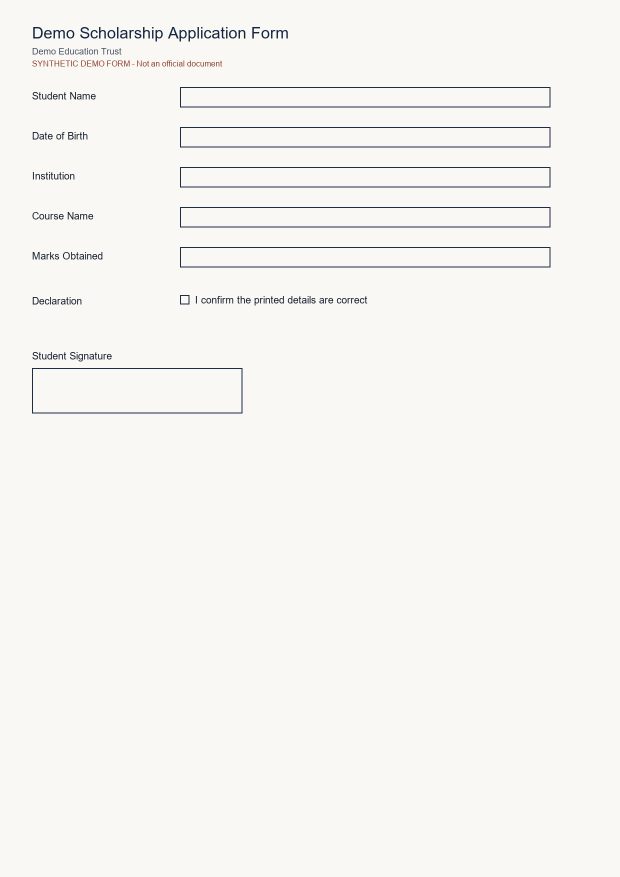
#> input picture backend/data/uploads/10ff21fc-efd4-4936-8c27-11c65d65450c.png, 1240 x 1754 px (shown at 1/2 size); its folder holds only this picture in this run
$ python -i image_service.py   (imports and definitions only)
#> lines starting #> are read from the running program, lines starting #| are printed output that depends on the picture; after the words box and inside, x2 and y2 are one past the last pixel; in counts of white or black regions, pixels touching at a corner belong together
from __future__ import annotations

import logging
from dataclasses import dataclass
from pathlib import Path

import cv2
import numpy as np

logger = logging.getLogger(__name__)

# Indic and Arabic scripts carry their meaning in small marks -- vowel signs, nuqtas,
# dots above and below -- that disappear first when a page is downscaled. 1800 was enough
# for Latin and too tight for the rest.
MAX_OCR_DIMENSION = 2400

# A page boundary covers most of the frame and reaches all four edges. Anything smaller
# is an element inside the document -- usually a ruled table -- and cropping to it
# silently deletes the rest of the form.
MIN_DOCUMENT_AREA_RATIO = 0.60
EDGE_INSET_RATIO = 0.12
# Above this the image already *is* the page, so warping it would only resample the text.
FULL_PAGE_AREA_RATIO = 0.97


@dataclass
class PreprocessResult:
    processed_path: str
    detection_succeeded: bool
    original_width: int
    original_height: int
    processed_width: int
    processed_height: int


class ImageService:
    def load(self, path: str) -> np.ndarray:
        image = cv2.imdecode(np.fromfile(path, dtype=np.uint8), cv2.IMREAD_COLOR)
        if image is None:
            image = cv2.imread(path)
        if image is None:
            raise ValueError("The image could not be read. Please upload a PNG, JPG, JPEG, or WEBP file.")
        return image

    def save(self, image: np.ndarray, path: str) -> None:
        Path(path).parent.mkdir(parents=True, exist_ok=True)
        extension = Path(path).suffix.lower() or ".png"
        success, encoded = cv2.imencode(extension, image)
        if not success:
            success, encoded = cv2.imencode(".png", image)
            path = str(Path(path).with_suffix(".png"))
        encoded.tofile(path)

    def apply_exif(self, source_path: str) -> None:
        try:
            from PIL import Image, ImageOps

            with Image.open(source_path) as image:
#> image is the input picture: PIL image 1240x1754 RGB; mean R, G, B 247.2, 245.3, 242.6
                corrected = ImageOps.exif_transpose(image)
                if corrected is not None and corrected.size != image.size:
                    corrected.save(source_path)
        except Exception:
            logger.debug("EXIF orientation correction skipped")

    def preprocess(self, source_path: str, destination_path: str) -> PreprocessResult:
        self.apply_exif(source_path)
        original = self.load(source_path)
        original_height, original_width = original.shape[:2]
        working = self._resize_if_needed(original)
        detection_succeeded = False
        warped = working
        try:
            contour = self._largest_document_contour(working)
            if contour is not None:
                warped = self._perspective_transform(working, contour)
                detection_succeeded = True
        except Exception:
            logger.exception("Document contour detection failed; using original image")
            warped = working
            detection_succeeded = False

        enhanced = self._enhance_for_ocr(warped)
        self.save(enhanced, destination_path)
        processed = self.load(destination_path)
        processed_height, processed_width = processed.shape[:2]
        return PreprocessResult(
            processed_path=destination_path,
            detection_succeeded=detection_succeeded,
            original_width=original_width,
            original_height=original_height,
            processed_width=processed_width,
            processed_height=processed_height,
        )

    def _resize_if_needed(self, image: np.ndarray) -> np.ndarray:
        height, width = image.shape[:2]
        longest = max(height, width)
        if longest <= MAX_OCR_DIMENSION:
            return image
        scale = MAX_OCR_DIMENSION / float(longest)
        return cv2.resize(image, (int(width * scale), int(height * scale)), interpolation=cv2.INTER_AREA)

    def _largest_document_contour(self, image: np.ndarray) -> np.ndarray | None:
        """Find the page's own edge, for a photograph of a document on a background.

        Only the page edge. A form is full of large four-sided shapes -- every ruled table
        is one -- and cropping to one of those throws away the rest of the document. On a
        Kannada electoral form the two-column table won this contest and the processed
        page lost its title, its first three fields and its entire lower half, which then
        looked like a field-detection failure rather than a cropping one.

        So a candidate must behave like a page boundary: cover most of the image, and
        reach close to all four edges. An interior table satisfies neither.
        """
        gray = cv2.cvtColor(image, cv2.COLOR_BGR2GRAY)
        blurred = cv2.GaussianBlur(gray, (5, 5), 0)
        edges = cv2.Canny(blurred, 50, 150)
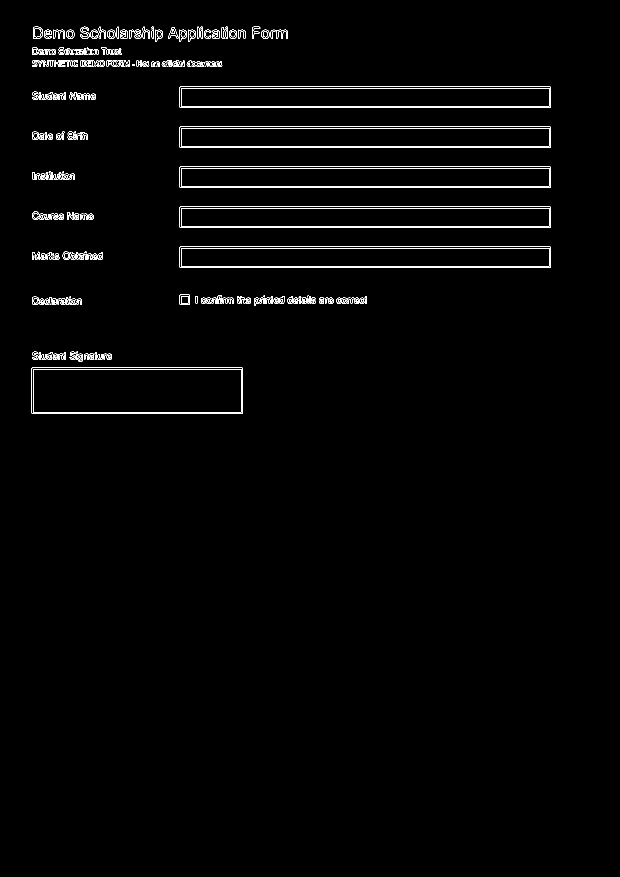
#> edges: shape (1754, 1240) (shown at 1/2 size); 1.4% white in thin lines or dots, all inside (x1, y1, x2, y2) = (63, 53, 1102, 828)
        edges = cv2.dilate(edges, np.ones((3, 3), np.uint8), iterations=1)
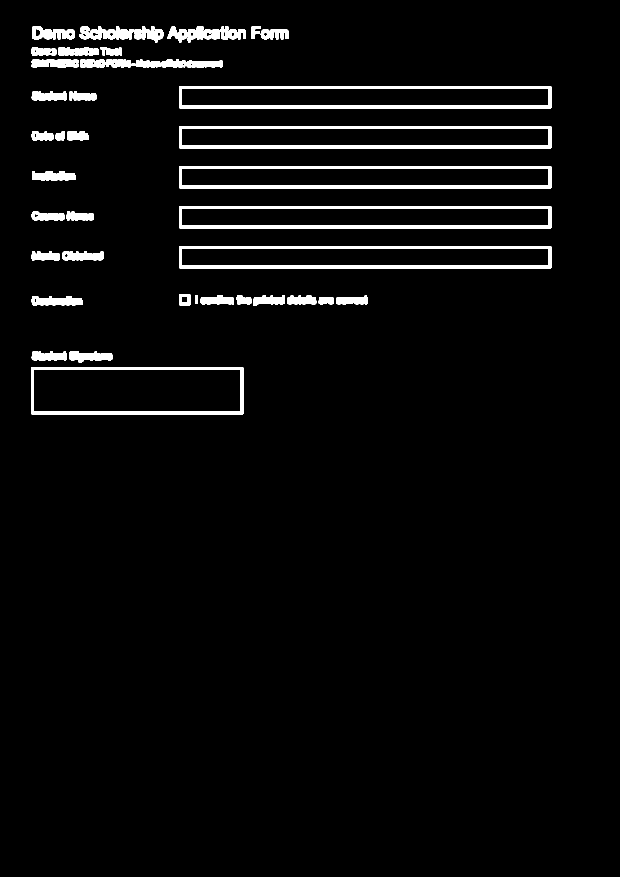
#> edges: shape (1754, 1240) (shown at 1/2 size); 4% white; 48 white regions
        contours, _ = cv2.findContours(edges, cv2.RETR_EXTERNAL, cv2.CHAIN_APPROX_SIMPLE)
#> contours = 48 contours; largest, box (x1, y1, x2, y2) and area: (62, 734, 487, 829) 39854, (358, 492, 1103, 537) 32734, (358, 412, 1103, 457) 32734, (358, 332, 1103, 377) 32734, (358, 252, 1103, 297) 32734
        if not contours:
            return None
        height, width = image.shape[:2]
        image_area = float(height * width)
        best = None
        best_area = 0.0
        for contour in contours:
            peri = cv2.arcLength(contour, True)
            approx = cv2.approxPolyDP(contour, 0.02 * peri, True)
            area = cv2.contourArea(approx)
            if len(approx) != 4 or area <= best_area:
                continue
            if area < MIN_DOCUMENT_AREA_RATIO * image_area:
                continue
            x, y, w, h = cv2.boundingRect(approx)
            reaches_edges = (
                x <= EDGE_INSET_RATIO * width
                and y <= EDGE_INSET_RATIO * height
                and x + w >= (1.0 - EDGE_INSET_RATIO) * width
                and y + h >= (1.0 - EDGE_INSET_RATIO) * height
            )
            if not reaches_edges:
                continue
            if area > FULL_PAGE_AREA_RATIO * image_area:
                # Already a flat, full-bleed page: a rendered PDF, or a scan with no
                # visible margin. Warping it would only resample and blur the text.
                continue
            best = approx
            best_area = area
#> this loop made 48 passes
#> (peri, area) on passes 2, 3, 4, 5, 6, 7, 9, 10: (260.8, 1186), (212.7, 940), (98.04, 356.5), (280.2, 1483), (187.3, 748.5), (102.6, 358), (160.2, 856), (205.8, 836)
        return best

    # [25 lines left out: functions _order_points, _perspective_transform, not called in this run]

    def _enhance_for_ocr(self, image: np.ndarray) -> np.ndarray:
        gray = cv2.cvtColor(image, cv2.COLOR_BGR2GRAY)
        # A rendered or cleanly scanned page is already black ink on white paper.
        # Denoising and a second threshold break Urdu and Hindi strokes; Tesseract
        # reads the grayscale page itself far more accurately. Photographs of a
        # form on a desk are darker and still take the cleanup below.
        if float((gray > 200).mean()) > 0.85:
            return cv2.cvtColor(self._deskew(gray), cv2.COLOR_GRAY2BGR)
        denoised = cv2.fastNlMeansDenoising(gray, None, 15, 7, 21)
        clahe = cv2.createCLAHE(clipLimit=2.0, tileGridSize=(8, 8))
        contrasted = clahe.apply(denoised)
        deskewed = self._deskew(contrasted)
        binary = cv2.adaptiveThreshold(
            deskewed,
            255,
            cv2.ADAPTIVE_THRESH_GAUSSIAN_C,
            cv2.THRESH_BINARY,
            31,
            11,
        )
        return cv2.cvtColor(binary, cv2.COLOR_GRAY2BGR)

    def _deskew(self, gray: np.ndarray) -> np.ndarray:
        angle = self._estimate_skew(gray)
        if abs(angle) < 0.2:
            return gray
        height, width = gray.shape[:2]
        matrix = cv2.getRotationMatrix2D((width / 2, height / 2), angle, 1.0)
        return cv2.warpAffine(gray, matrix, (width, height), flags=cv2.INTER_CUBIC, borderMode=cv2.BORDER_REPLICATE)

    @staticmethod
    def _estimate_skew(gray: np.ndarray, max_angle: float = 15.0) -> float:
        """Projection-profile skew search: text rows and form lines produce the sharpest
        horizontal profile when the page is level. Scanned pages rarely contain pure white,
        so ink is isolated with a local threshold instead of a global one."""
#> called with max_angle = 15
        height, width = gray.shape[:2]
        scale = min(1.0, 900 / float(max(height, width)))
        small = cv2.resize(gray, (max(1, int(width * scale)), max(1, int(height * scale))), interpolation=cv2.INTER_AREA)
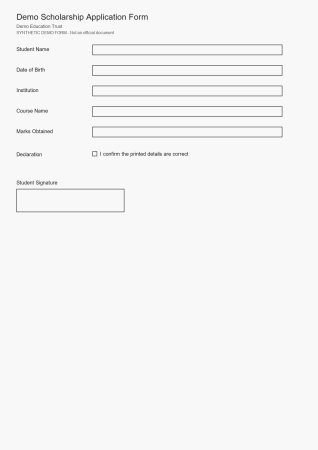
#> small: shape (900, 636) (shown at 1/2 size); min 34, max 248, mean 245.3
        ink = cv2.adaptiveThreshold(small, 255, cv2.ADAPTIVE_THRESH_MEAN_C, cv2.THRESH_BINARY_INV, 31, 15)
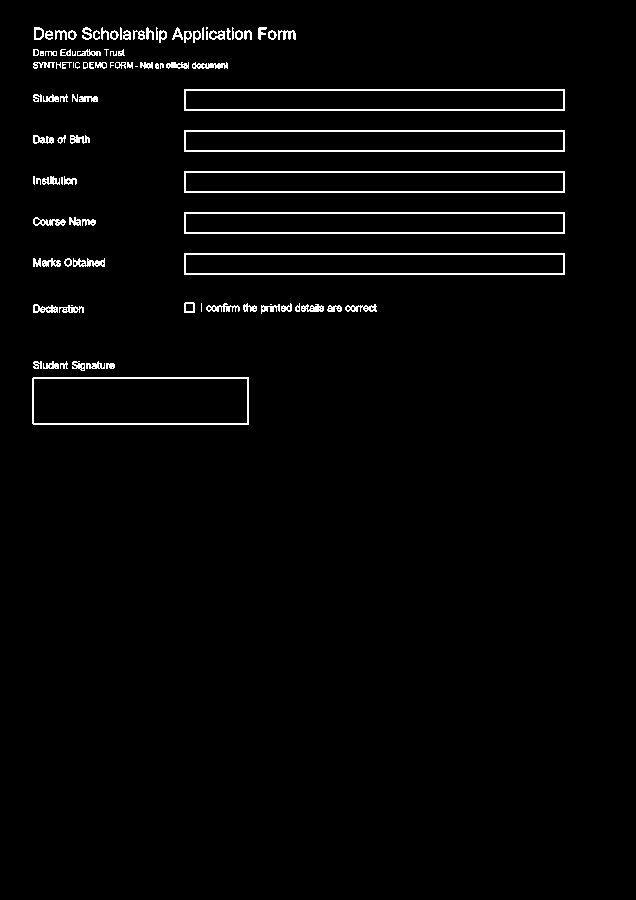
#> ink: shape (900, 636); 2.5% white in thin lines or dots, all inside (x1, y1, x2, y2) = (32, 27, 565, 425)
        if cv2.countNonZero(ink) < 50:
            return 0.0
        h, w = ink.shape[:2]
        center = (w / 2, h / 2)

        def score(angle: float) -> float:
#> called with angle = -15
            matrix = cv2.getRotationMatrix2D(center, angle, 1.0)
            rotated = cv2.warpAffine(ink, matrix, (w, h), flags=cv2.INTER_NEAREST, borderValue=0)
#> rotated: shape (900, 636); 2.4% white in thin lines or dots, all inside (x1, y1, x2, y2) = (49, 0, 636, 408)
            profile = rotated.sum(axis=1, dtype=np.float64)
#> profile = 900 values, max 17340 at index 301, min 0 at index 58, mean 3838
            return float(np.square(np.diff(profile)).sum())

        coarse = max(np.arange(-max_angle, max_angle + 0.01, 0.5), key=score)
#> in score (call 38), `matrix = cv2.getRotationMatrix2D(center, angle, 1.0)`: matrix = [[0.998, 0.061, -26.88], [-0.061, 0.998, 20.25]]
#> in score (call 38), `rotated = cv2.warpAffine(ink, matrix, (w, h), flags=cv2.INTER_NEAREST,..`:
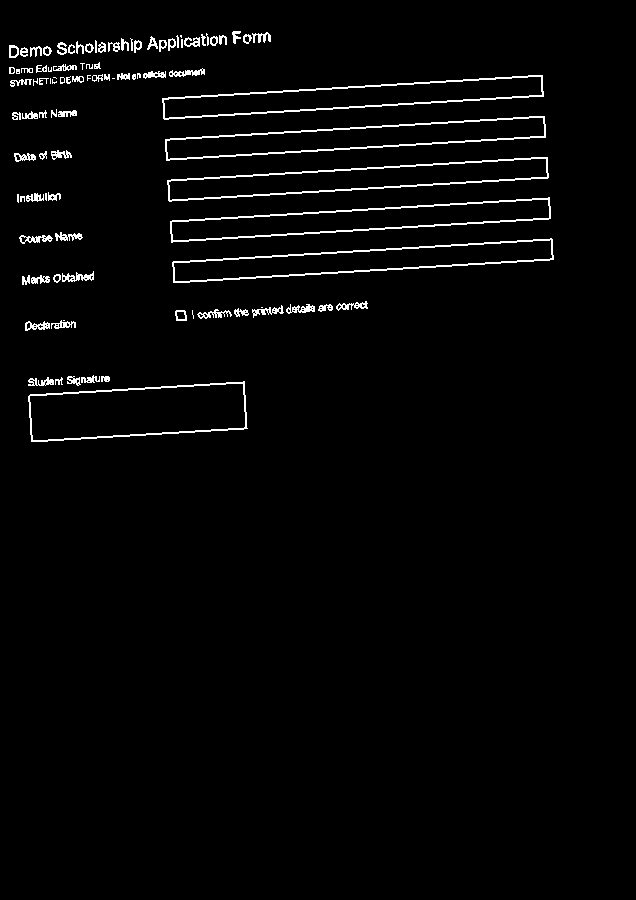
#> rotated: shape (900, 636); 2.5% white in thin lines or dots, all inside (x1, y1, x2, y2) = (9, 31, 554, 442)
#> in score (call 38), `profile = rotated.sum(axis=1, dtype=np.float64)`: profile = 900 values, max 25755 at index 240, min 0 at index 0, mean 4039.2
#> in score (call 39), `matrix = cv2.getRotationMatrix2D(center, angle, 1.0)`: matrix = [[0.998, 0.0698, -30.62], [-0.0698, 0.998, 23.28]]
#> in score (call 39), `rotated = cv2.warpAffine(ink, matrix, (w, h), flags=cv2.INTER_NEAREST,..`:
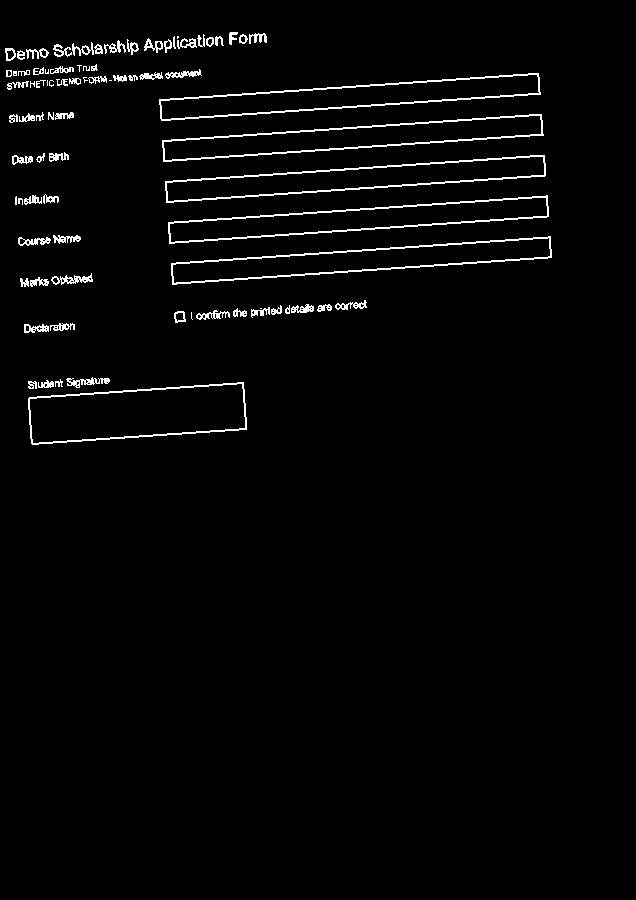
#> rotated: shape (900, 636); 2.5% white in thin lines or dots, all inside (x1, y1, x2, y2) = (5, 32, 552, 445)
#> in score (call 39), `profile = rotated.sum(axis=1, dtype=np.float64)`: profile = 900 values, max 27285 at index 116, min 0 at index 0, mean 4038.9
#> in score (call 40), `matrix = cv2.getRotationMatrix2D(center, angle, 1.0)`: matrix = [[0.997, 0.0785, -34.33], [-0.0785, 0.997, 26.34]]
#> in score (call 40), `rotated = cv2.warpAffine(ink, matrix, (w, h), flags=cv2.INTER_NEAREST,..`:
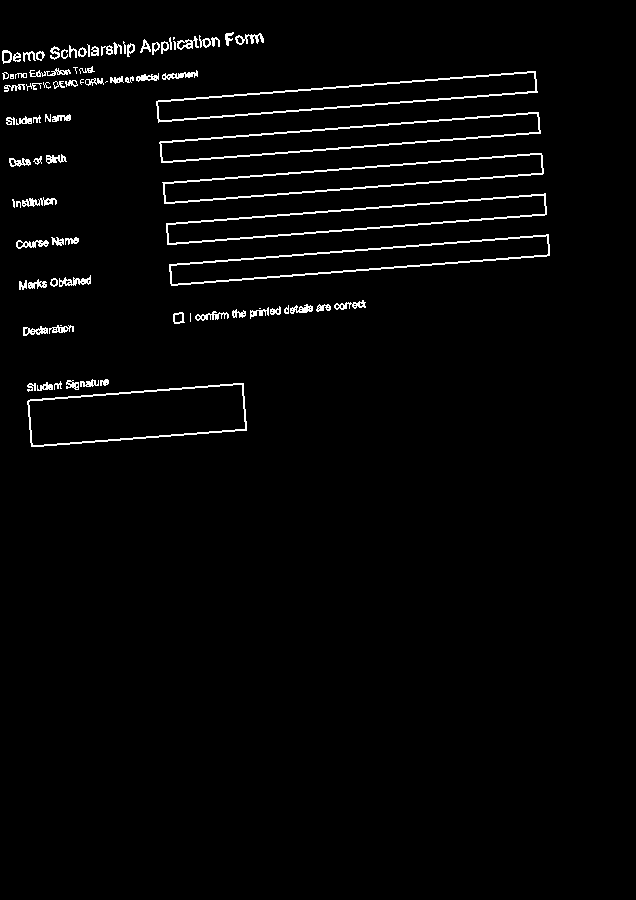
#> rotated: shape (900, 636); 2.5% white in thin lines or dots, all inside (x1, y1, x2, y2) = (2, 32, 550, 447)
#> in score (call 40), `profile = rotated.sum(axis=1, dtype=np.float64)`: profile = 900 values, max 25755 at index 76, min 0 at index 0, mean 4039.2
#> coarse = 0
        fine = max(np.arange(coarse - 0.5, coarse + 0.51, 0.1), key=score)
        return float(round(fine, 2))

>>> result = ImageService().preprocess('../../data/uploads/10ff21fc-efd4-4936-8c27-11c65d65450c.png', 'out.png')
#> in _deskew, `angle = self._estimate_skew(gray)`: angle = -0.1
